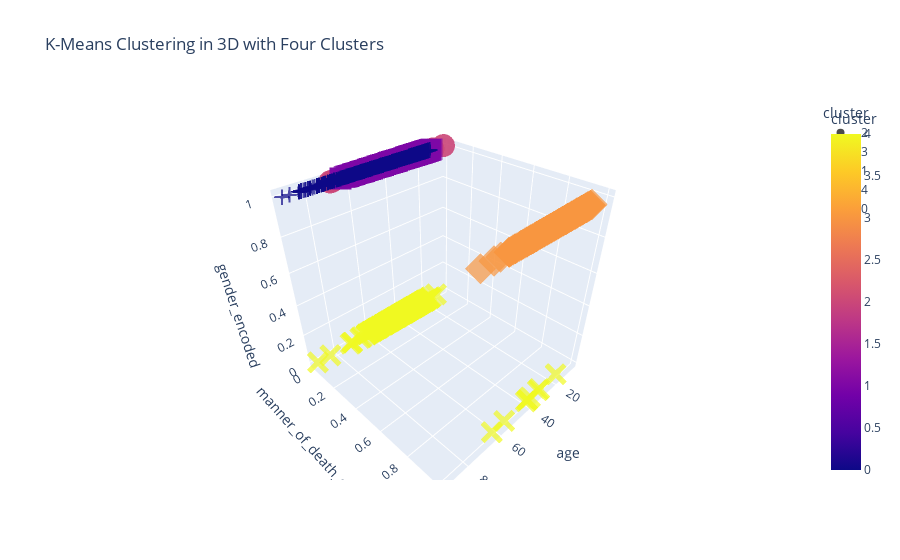

This figure's notebook cell:
### Code cell
import plotly.express as px
import pandas as pd

# Assuming 'features' and 'clusters' are defined with the correct column names
# Assuming 'num_clusters' is set to 4

# Add the cluster labels to the features DataFrame
features['cluster'] = clusters

# Create an interactive 3D scatter plot using Plotly with larger points
fig = px.scatter_3d(features, x='age', y='manner_of_death_encoded', z='gender_encoded', 
                    color='cluster', symbol='cluster', opacity=0.7, size_max=15,  
                    title='K-Means Clustering in 3D with Four Clusters',
                    labels={'manner_of_death': 'Manner of Death', 
                            'armed_status': 'Armed Status', 
                            'gender': 'Gender'})

# Show the plot
fig.show()

### Figure 1 — Plotly figure (JSON) as saved in the notebook; plotly's stock layout.template omitted (floating-point values rounded to 4 significant figures; data arrays with more than 128 entries replaced by an {"elided": "..."} marker saying what was removed)
{"data": [{"hovertemplate": "cluster=%{marker.color}<br>age=%{x}<br>manner_of_death_encoded=%{y}<br>gender_encoded=%{z}<extra></extra>", "legendgroup": "2", "marker": {"color": {"elided": "2101 int values"}, "coloraxis": "coloraxis", "opacity": 0.7, "symbol": "circle"}, "mode": "markers", "name": "2", "scene": "scene", "showlegend": true, "type": "scatter3d", "x": {"elided": "2101 int values"}, "y": {"elided": "2101 int values"}, "z": {"elided": "2101 int values"}}, {"hovertemplate": "cluster=%{marker.color}<br>age=%{x}<br>manner_of_death_encoded=%{y}<br>gender_encoded=%{z}<extra></extra>", "legendgroup": "3", "marker": {"color": {"elided": "262 int values"}, "coloraxis": "coloraxis", "opacity": 0.7, "symbol": "diamond"}, "mode": "markers", "name": "3", "scene": "scene", "showlegend": true, "type": "scatter3d", "x": {"elided": "262 int values"}, "y": {"elided": "262 int values"}, "z": {"elided": "262 int values"}}, {"hovertemplate": "cluster=%{marker.color}<br>age=%{x}<br>manner_of_death_encoded=%{y}<br>gender_encoded=%{z}<extra></extra>", "legendgroup": "1", "marker": {"color": {"elided": "1109 int values"}, "coloraxis": "coloraxis", "opacity": 0.7, "symbol": "square"}, "mode": "markers", "name": "1", "scene": "scene", "showlegend": true, "type": "scatter3d", "x": {"elided": "1109 int values"}, "y": {"elided": "1109 int values"}, "z": {"elided": "1109 int values"}}, {"hovertemplate": "cluster=%{marker.color}<br>age=%{x}<br>manner_of_death_encoded=%{y}<br>gender_encoded=%{z}<extra></extra>", "legendgroup": "4", "marker": {"color": {"elided": "255 int values"}, "coloraxis": "coloraxis", "opacity": 0.7, "symbol": "x"}, "mode": "markers", "name": "4", "scene": "scene", "showlegend": true, "type": "scatter3d", "x": {"elided": "255 int values"}, "y": {"elided": "255 int values"}, "z": {"elided": "255 int values"}}, {"hovertemplate": "cluster=%{marker.color}<br>age=%{x}<br>manner_of_death_encoded=%{y}<br>gender_encoded=%{z}<extra></extra>", "legendgroup": "0", "marker": {"color": {"elided": "1334 int values"}, "coloraxis": "coloraxis", "opacity": 0.7, "symbol": "cross"}, "mode": "markers", "name": "0", "scene": "scene", "showlegend": true, "type": "scatter3d", "x": {"elided": "1334 int values"}, "y": {"elided": "1334 int values"}, "z": {"elided": "1334 int values"}}], "layout": {"coloraxis": {"colorbar": {"title": {"text": "cluster"}}, "colorscale": [[0, "#0d0887"], [0.1111, "#46039f"], [0.2222, "#7201a8"], [0.3333, "#9c179e"], [0.4444, "#bd3786"], [0.5556, "#d8576b"], [0.6667, "#ed7953"], [0.7778, "#fb9f3a"], [0.8889, "#fdca26"], [1, "#f0f921"]]}, "legend": {"title": {"text": "cluster"}, "tracegroupgap": 0}, "scene": {"domain": {"x": [0, 1], "y": [0, 1]}, "xaxis": {"title": {"text": "age"}}, "yaxis": {"title": {"text": "manner_of_death_encoded"}}, "zaxis": {"title": {"text": "gender_encoded"}}}, "title": {"text": "K-Means Clustering in 3D with Four Clusters"}}}
